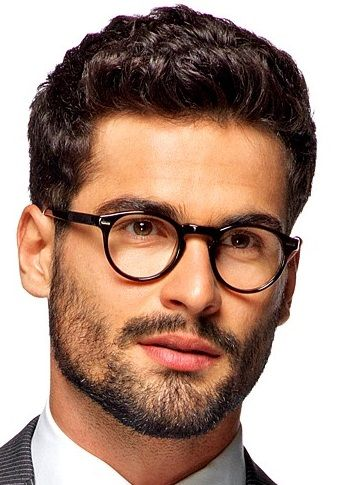
#> input picture project/Test_images/man.jpg, 345 x 485 px
$ jupyter execute test.ipynb
#> lines starting #> are read from the running program, lines starting #| are printed output that depends on the picture; after the words box and inside, x2 and y2 are one past the last pixel; in counts of white or black regions, pixels touching at a corner belong together
[cell 1]
# import open cv
import cv2
# import numpy
import numpy as np
# import matplotlib
import matplotlib.pyplot as plt

[cell 2]
# open file directory and read the image
file_dir = 'Test_images/man.jpg'

# read the image as a grayscale image
img = cv2.imread(file_dir, cv2.IMREAD_GRAYSCALE)
#> img: shape (485, 345); min 0, max 255, mean 151.6

# show the image
plt.imshow(img, cmap='gray')

[cell 3]
print('Image shape:', img.shape)
#| Image shape: (485, 345)

[cell 4]
print(img)
#> (printed output is left out)

[cell 5]
# detect face in the image
cascade_path = cv2.data.haarcascades + 'haarcascade_frontalface_default.xml'

face_cascade = cv2.CascadeClassifier(cascade_path)


# Detect faces
faces = face_cascade.detectMultiScale(img, 1.1, 4)
#> faces = [[43, 127, 281, 281]]

# Draw rectangles
for (x, y, w, h) in faces:
    cv2.rectangle(img, (x, y), (x+w, y+h), 255, 2)
#> this loop made 1 pass
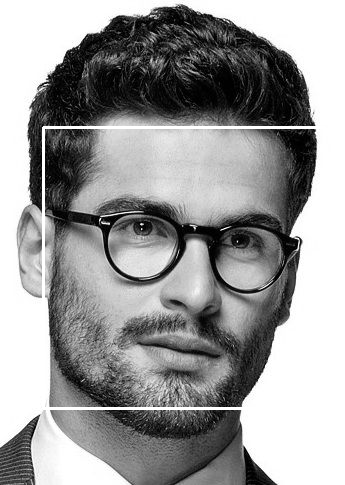
#> img: shape (485, 345); min 0, max 255, mean 153.2

# Show image
plt.imshow(img, cmap='gray')
plt.show()

[cell 6]
import cv2
import matplotlib.pyplot as plt

# Load the face and eye Haarcascade files
face_cascade_path = cv2.data.haarcascades + 'haarcascade_frontalface_default.xml'
eye_cascade_path = cv2.data.haarcascades + 'haarcascade_eye.xml'

face_cascade = cv2.CascadeClassifier(face_cascade_path)
eye_cascade = cv2.CascadeClassifier(eye_cascade_path)

# Load the image as grayscale
img_path = 'Test_images/man.jpg'  # Replace with the correct image path
img = cv2.imread(img_path, cv2.IMREAD_GRAYSCALE)

if img is None:
    print(f"Error: Image not found at {img_path}")
else:
    # Detect faces
    faces = face_cascade.detectMultiScale(img, scaleFactor=1.1, minNeighbors=4)

    # For each detected face, detect eyes within the face region
    for (x, y, w, h) in faces:
        # Draw rectangle around the face
        cv2.rectangle(img, (x, y), (x+w, y+h), 255, 2)

        # Focus on the face region for eye detection
        face_region = img[y:y+h, x:x+w]

        # Detect eyes in the face region
        eyes = eye_cascade.detectMultiScale(face_region, scaleFactor=1.1, minNeighbors=10)

        for (ex, ey, ew, eh) in eyes:
            # Draw rectangle around the eyes
            cv2.rectangle(face_region, (ex, ey), (ex+ew, ey+eh), 255, 2)
#> this loop made 1 pass
#> (x, y, w, h, eyes) on pass 1: (43, 127, 281, 281, [[175, 92, 48, 48]])
#> pass 1, `face_region = img[y:y+h, x:x+w]`:
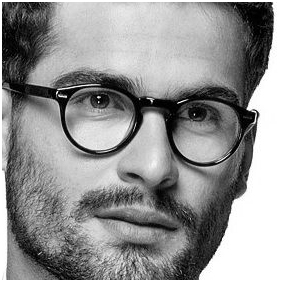
#> face_region: shape (281, 281); min 0, max 255, mean 144.3
#> after the loop:
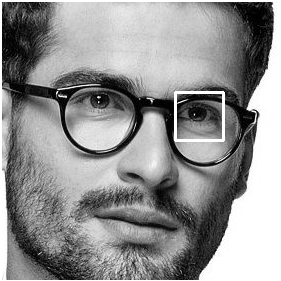
#> face_region: shape (281, 281); 0.72% of pixels changed, all inside (x1, y1, x2, y2) = (174, 91, 225, 142)
#> after the loop: img: shape (485, 345); min 0, max 255, mean 153.8

    # Show the result
    plt.imshow(img, cmap='gray')
    plt.axis('off')  # Turn off axis for better display
    plt.show()

[cell 7]
import cv2
import numpy as np
import matplotlib.pyplot as plt

# Load the image as grayscale
img_path = 'Test_images/man.jpg'  # Replace with the correct image path
img = cv2.imread(img_path, cv2.IMREAD_GRAYSCALE)

if img is None:
    print(f"Error: Image not found at {img_path}")
else:
    # Apply Gaussian blur to reduce noise
    blurred_img = cv2.GaussianBlur(img, (15, 15), 0)

    #edge detection using canny
    edges = cv2.Canny(blurred_img, 100, 200)
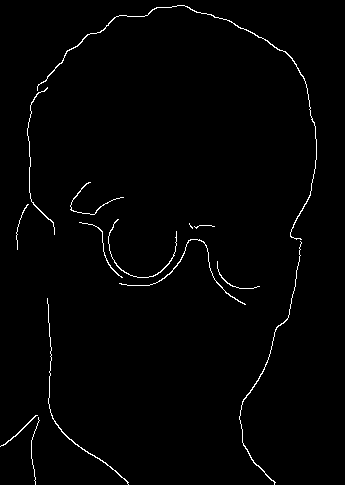
#> edges: shape (485, 345); 1.3% white in thin lines or dots

    #Thresholding the detected edges
    tresholded_binary = cv2.threshold(edges, 100, 255, cv2.THRESH_BINARY)[1]


    # Detect circles using HoughCircles
    circles = cv2.HoughCircles(tresholded_binary,
                               cv2.HOUGH_GRADIENT, dp=1.2, minDist=30,
                               param1=50, param2=30, minRadius=10, maxRadius=100)
#> circles = [[141, 243, 34.48], [246.6, 252.6, 36.4], [78.6, 246.6, 25.72]]

    # If circles are detected, draw them on the original image
    if circles is not None:
        circles = np.round(circles[0, :]).astype("int")  # Round coordinates and convert to integers
#> circles = [[141, 243, 34], [247, 253, 36], [79, 247, 26]]

        # Draw each circle and its center
        for (x, y, r) in circles:
            # Draw the outer circle (green)
            cv2.circle(img, (x, y), r, (0, 255, 0), 4)
            # Draw the center of the circle (red)
            cv2.circle(img, (x, y), 2, (0, 0, 255), 3)
#> this loop made 3 passes
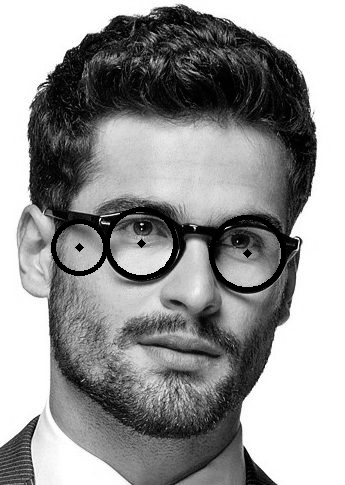
#> img: shape (485, 345); min 0, max 255, mean 149.9

        # Show the result
        plt.imshow(img, cmap='gray')
        plt.axis('off')  # Hide the axes for better display
        plt.show()
    else:
        print("No circles were detected.")

[cell 8]
import cv2
import numpy as np
import matplotlib.pyplot as plt

# Load the image as grayscale
img_path = 'Test_images/man.jpg'  # Replace with the correct image path
img = cv2.imread(img_path, cv2.IMREAD_GRAYSCALE)

if img is None:
    print(f"Error: Image not found at {img_path}")
else:
    # Apply Gaussian blur to reduce noise
    blurred_img = cv2.GaussianBlur(img, (17, 17), 0)

    #edge detection using canny
    edges = cv2.Canny(blurred_img, 100, 200)
#> edges: shape (485, 345); 1.2% white in thin lines or dots

    #Thresholding the detected edges
    tresholded_binary = cv2.threshold(edges, 100, 255, cv2.THRESH_BINARY)[1]


    # Detect circles using HoughCircles
    circles = cv2.HoughCircles(tresholded_binary,
                               cv2.HOUGH_GRADIENT, dp=1.2, minDist=30,
                               param1=50, param2=30, minRadius=10, maxRadius=100)
#> circles = [[138.6, 240.6, 36.28], [239.4, 264.6, 23.08]]

    # If circles are detected, draw them on the original image
    if circles is not None:
        circles = np.round(circles[0, :]).astype("int")  # Round coordinates and convert to integers
#> circles = [[139, 241, 36], [239, 265, 23]]

        # Draw each circle and its center
        for (x, y, r) in circles:
            # Draw the outer circle (green)
            cv2.circle(img, (x, y), r, (0, 255, 0), 4)
            # Draw the center of the circle (red)
            cv2.circle(img, (x, y), 2, (0, 0, 255), 3)
#> this loop made 2 passes
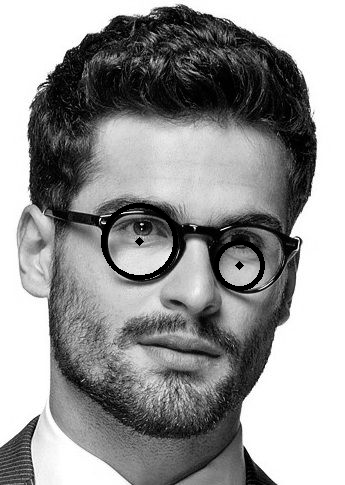
#> img: shape (485, 345); min 0, max 255, mean 150.5

        # Show the result
        plt.imshow(img, cmap='gray')
        plt.axis('off')  # Hide the axes for better display
        plt.show()
    else:
        print("No circles were detected.")

[cell 9]
import cv2
import numpy as np
import matplotlib.pyplot as plt

# Load the image as grayscale
img_path = 'Test_images/man.jpg'  # Replace with the correct image path
img = cv2.imread(img_path, cv2.IMREAD_GRAYSCALE)

if img is None:
    print(f"Error: Image not found at {img_path}")
else:
    # Apply Gaussian blur to reduce noise
    print('Image shape:', img.shape)
#| Image shape: (485, 345)
    blurred_img = cv2.GaussianBlur(img, (17, 13), 0)

    #edge detection using canny
    edges = cv2.Canny(blurred_img, 100, 200)
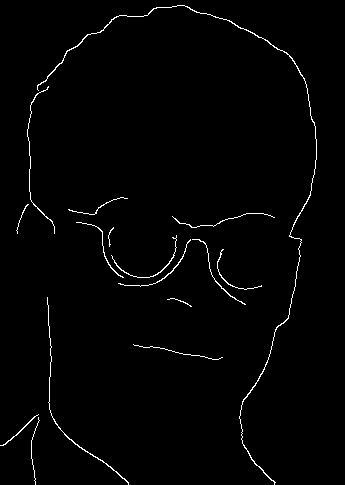
#> edges: shape (485, 345); 1.4% white in thin lines or dots

    plt.imshow(edges, cmap='gray')
    plt.figure()

    #Thresholding the detected edges
    tresholded_binary = cv2.threshold(edges, 100, 255, cv2.THRESH_BINARY)[1]


    # Detect circles using HoughCircles
    circles = cv2.HoughCircles(tresholded_binary,
                               cv2.HOUGH_GRADIENT, dp=1.2, minDist=30,
                               param1=50, param2=30, minRadius=30, maxRadius=100)
#> circles = [[253.8, 256.2, 44.52], [138.6, 234.6, 49.92]]

    # If circles are detected, draw them on the original image
    if circles is not None:
        circles = np.round(circles[0, :]).astype("int")  # Round coordinates and convert to integers
#> circles = [[254, 256, 45], [139, 235, 50]]

        # Draw each circle and its center
        for (x, y, r) in circles:
            # Draw the outer circle (green)
            cv2.circle(img, (x, y), r, (0, 255, 0), 4)
            # Draw the center of the circle (red)
            cv2.circle(img, (x, y), 2, (0, 0, 255), 3)
#> this loop made 2 passes
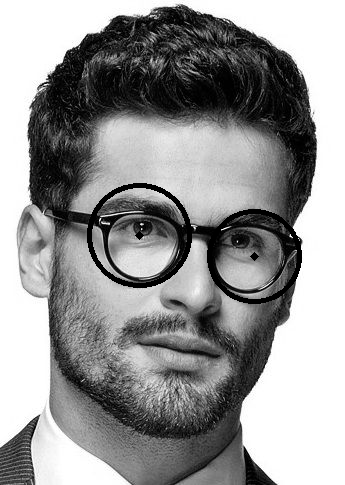
#> img: shape (485, 345); min 0, max 255, mean 149.2

        # Show the result
        plt.imshow(img, cmap='gray')
        plt.axis('off')  # Hide the axes for better display
        plt.show()
    else:
        print("No circles were detected.")

[cell 10]
import cv2
import numpy as np
import matplotlib.pyplot as plt

# Ensure that circles were detected in the previous cell
if 'circles' in locals() and circles is not None and len(circles) >= 2:
    # Get the first two circles
    circle1 = circles[0]
#> circle1 = [254, 256, 45]
    circle2 = circles[1]
#> circle2 = [139, 235, 50]

    # Get coordinates (x, y) and radius (r) of the two circles
    x1, y1, r1 = circle1
#> x1 = 254; y1 = 256; r1 = 45
    x2, y2, r2 = circle2
#> x2 = 139; y2 = 235; r2 = 50

    # Ensure that the circles are positioned in the right order (left to right)
    if x1 > x2:
        x1, y1, r1, x2, y2, r2 = x2, y2, r2, x1, y1, r1
#> x1 = 139; y1 = 235; r1 = 50; x2 = 254; y2 = 256; r2 = 45

    # Define the bounding box between the two circles
    # Create a region between the right edge of the first circle and the left edge of the second circle
    x_start = x1 + r1
#> x_start = 189
    x_end = x2 - r2
#> x_end = 209
    y_start = min(y1, y2) - max(r1, r2)
#> y_start = 185
    y_end = max(y1, y2) + max(r1, r2)
#> y_end = 306

    # Crop the image using the bounding box defined above
    cropped_img = img[y_start:y_end, x_start:x_end]

    # Plot the cropped region between the circles
    plt.imshow(cropped_img, cmap='gray')
    plt.title("Region between two detected circles")
    plt.axis('off')
    plt.show()
else:
    print("Not enough circles were detected for this operation.")

[cell 11]
# blur the cropped image
blurred_cropped_img = cv2.GaussianBlur(cropped_img, (15, 15), 0)
#take the edges of the cropped image by canny edge detection
blurred_cropped_img_edges = cv2.Canny(blurred_cropped_img, 100, 200)
#> blurred_cropped_img_edges: shape (121, 20); 3.8% white in thin lines or dots, all inside (x1, y1, x2, y2) = (1, 36, 20, 83)
#show the edges of the cropped image
plt.imshow(blurred_cropped_img_edges, cmap='gray')

[cell 12]
import cv2
import numpy as np
import matplotlib.pyplot as plt

# Görüntüyü gri tonlama olarak yükle
img_path = 'Test_images/man.jpg'  # Görüntü yolunu buraya girin
img = cv2.imread(img_path, cv2.IMREAD_GRAYSCALE)

if img is None:
    print(f"Error: Image not found at {img_path}")
else:
    # Gürültüyü azaltmak için Gauss bulanıklığı uygulayın
    blurred_img = cv2.GaussianBlur(img, (21, 21), 0)

    # Kenar algılaması yapmak için Canny algoritmasını kullanın
    edges = cv2.Canny(blurred_img, 100, 200)
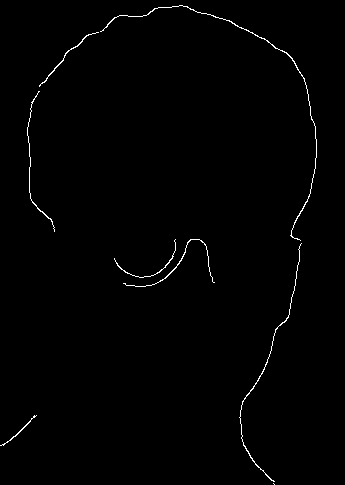
#> edges: shape (485, 345); 0.81% white in thin lines or dots

    # Kenarları bulduktan sonra konturları çıkarın
    contours, _ = cv2.findContours(edges, cv2.RETR_TREE, cv2.CHAIN_APPROX_SIMPLE)
#> contours = 8 contours, 1 with area under 20; largest, box (x1, y1, x2, y2) and area: (100, 5, 317, 241) 76, (239, 243, 302, 482) 50, (39, 32, 99, 87) 39, (123, 239, 215, 287) 28, (0, 415, 37, 446) 26, (27, 91, 55, 232) 22, (114, 239, 176, 278) 21

    # Her kontur için bir elips fit etmeye çalışın
    for contour in contours:
        # Konturun nokta sayısı yeterli mi kontrol et
        if len(contour) >= 5:  # Elips fitlemek için en az 5 nokta gerekli
            # Elipsi fit et
            ellipse = cv2.fitEllipse(contour)

            # Elipsi görüntüye çiz
            cv2.ellipse(img, ellipse, (0, 255, 0), 2)  # Elipsi yeşil renkte çizin
#> this loop made 8 passes
#> ellipse on passes 2 to 8: ((16.85, 430.5), (5.54, 43.64), 49.24), ((273.6, 379.5), (44.23, 219.4), 13.07), ((164.7, 264.1), (44.68, 112.2), 88.59), ((142.9, 244.3), (62.8, 65.11), 35.87), ((56.06, 146.7), (58.74, 156.3), 1.47), ((69.26, 61.03), (14.67, 81.79), 44.13), ((145.5, 173.5), (303.1, 363.7), 52.07)
#> contour on pass 1: [[273, 483], [274, 484]]
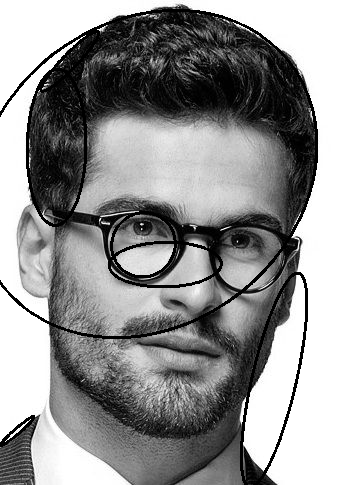
#> img: shape (485, 345); min 0, max 255, mean 145.3

    # Sonuçları göster
    plt.imshow(img, cmap='gray')
    plt.axis('off')  # Eksenleri gizleyin
    plt.show()
